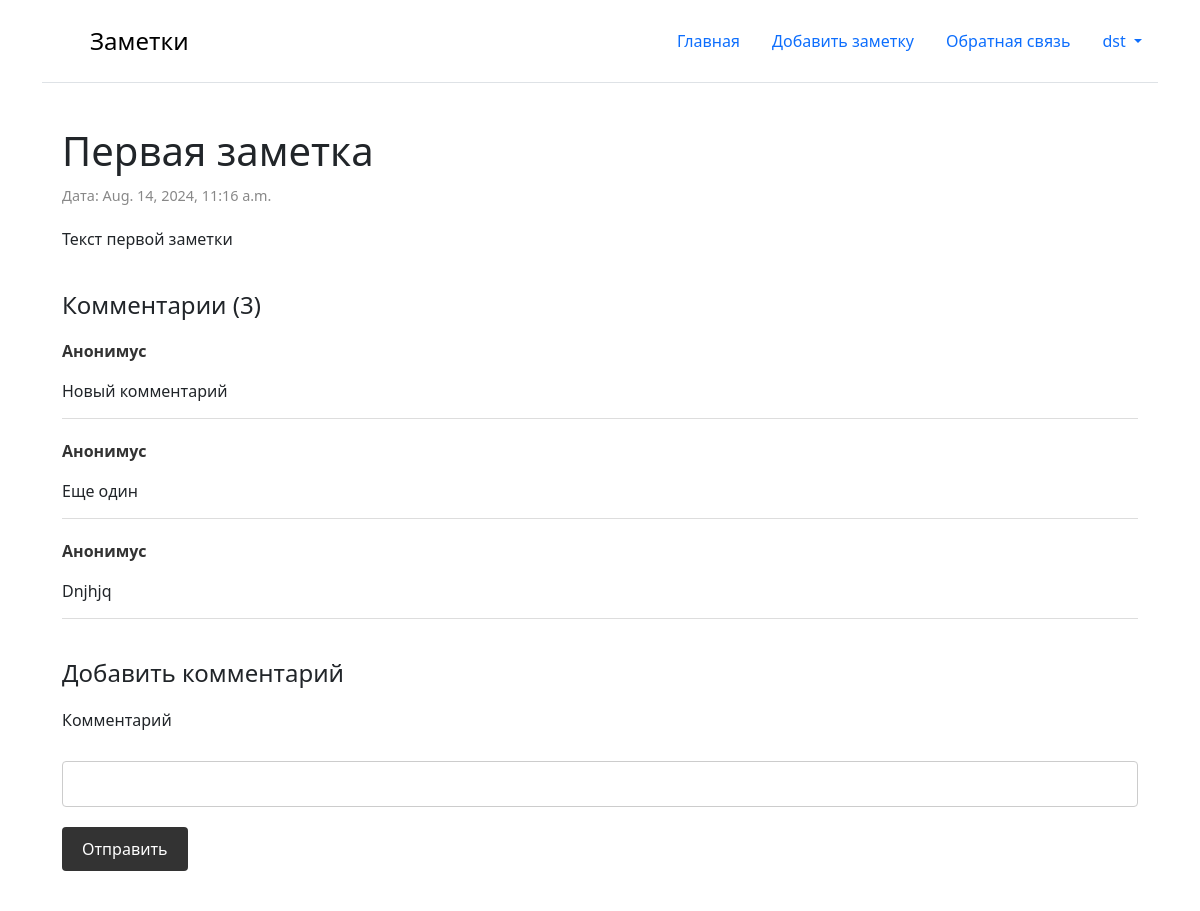
The page /1 (signed in) on the database its author committed.
### core/models.py (models this page shows, shortened)
class Post(models.Model):
    title = models.CharField(max_length=200)
    text = models.TextField()
    created_data = models.DateTimeField(auto_now_add=True)
    category = models.ForeignKey(PostCategory,
                                 blank = True,
                                 null = True,
                                 on_delete=models.SET_NULL,
                                 related_name='category_post')
    class Meta:
        verbose_name = 'Запись'
        verbose_name_plural = 'Записи'

class PostComment(models.Model):
    text = models.TextField(max_length=1000)
    post = models.ForeignKey(Post,
                             on_delete=models.CASCADE,
                             related_name='post_comments')
    class Meta:
        verbose_name = 'Комментарий'
        verbose_name_plural = 'Комментарии'

### core/views.py (the view, shortened to what this page needs)
# urls.py: path('<int:post_id>', post_detail, name='post_detail'),
def post_detail(request, post_id):
    comment_add_form = CommentAddForm()
    post= Post.objects.get(id=post_id)
    comments = PostComment.objects.filter(post=post)
    context = {
        "post": post,
        'comments': comments,
        'comment_add_form': comment_add_form
    }
    return render(request, 'post_detail.html', context)

### core/forms.py
class CommentAddForm(forms.Form):
    text = forms.CharField(max_length=1000, label='Текст')

### templates/post_detail.html (shortened to what this page needs)
{% extends 'base.html' %}
{% block content %}
<div class="container-post">
    <article class="post-content">
        <h1>{{ post.title }}</h1>
        <p class="post-date">Дата: {{ post.created_data }}</p>
        <p>{{ post.text }}</p>
        </article>
    <div class="comments-section">
        <h4>Комментарии ({{comments|length}})</h4>
        {% for comment in comments %}
        <div class="comment">
            <p class="comment-author">Анонимус</p>
            <p class="comment-text">{{ comment.text }}</p>
        </div>
        {% endfor %}
    </div>
    <div class="comment-form">
        <h4>Добавить комментарий</h4>
        <form action="{% url 'post_detail' post.id %}" method="post">
            <label for="{{ comment_add_form.text.id_for_label }}">Комментарий</label><br>
            {{ comment_add_form.text }}
            {{ comment_add_form.text.errors }}<br>
            <button type="submit">Отправить</button>
        </form>
    </div>
</div>
{% endblock %}

### templates/base.html (shortened to what this page needs)
<!DOCTYPE html>
<html lang="en">
<head>
    <link href="https://cdn.jsdelivr.net/npm/bootstrap@5.3.3/dist/css/bootstrap.min.css" rel="stylesheet"
>
</head>
<body>
<div class="container">
    <header class="d-flex flex-wrap justify-content-center py-3 mb-4 border-bottom">
        <a href="{% url 'main' %}" class="d-flex align-items-center mb-3 mb-md-0 me-md-auto link-body-emphasis text-decoration-none">
            <svg class="bi me-2" width="40" height="32">
                <use xlink:href="#bootstrap"></use>
            </svg>
            <span class="fs-4">Заметки</span>
        </a>
        <ul class="nav nav-pills">
            <li class="nav-item"><a class="nav-link" href="{% url 'main' %}">Главная</a></li>
            <li class="nav-item"><a class="nav-link" href="{% url 'post_add' %}">Добавить заметку</a></li>
            <li class="nav-item"><a class="nav-link" href="{% url 'feedback_add' %}">Обратная связь</a></li>
            {% if request.user.is_authenticated %}
            <li class="nav-item dropdown">
                <a class="nav-link dropdown-toggle" href="{% url 'login' %}" role="button" data-bs-toggle="dropdown" aria-expanded="false">
                    {{ user }}
                </a>
            </li>
            {% else %}
            <li class="nav-item"><a class="nav-link" href="{% url 'login' %}">Войти</a></li>
            {% endif %}
        </ul>
    </header>
    {% block content %}
    {% endblock %}
</div>
</body>
</html>

### templates/base.html (style rules this page uses)
h1, h2 { margin: 0; padding-bottom: 10px; }
ul { list-style-type: none; padding: 0; }
ul li { padding: 5px 0; }
ul li a { text-decoration: none; color: #333; }
.container-post { max-width: 1200px; margin: 20px auto; padding: 20px; background-color: #fff; border-radius: 8px; }
.post-content { margin-bottom: 40px; }
.post-date { color: #888; font-size: 0.9em; margin-bottom: 20px; }
.comments-section { margin-top: 40px; }
.comments-section h4 { margin-bottom: 20px; }
.comment { margin-bottom: 20px; padding-bottom: 15px; border-bottom: 1px solid #ddd; }
.comment-author { font-weight: bold; color: #333; }
.comment-text { margin: 0; }
.comment-form { margin-top: 40px; }
.comment-form h4 { margin-bottom: 20px; }
.comment-form label { display: block; margin-bottom: 5px; }
.comment-form input, .comment-form textarea { width: 100%; padding: 10px; margin-bottom: 20px; border: 1px solid #ccc; border-radius: 4px; box-sizing: border-box; }
.comment-form button { background-color: #333; color: #fff; padding: 10px 20px; border: none; border-radius: 4px; cursor: pointer; }

### rows shown on the page
Post: title "Первая заметка", created_data "Aug. 14, 2024, 11:16 a.m.", text "Текст первой заметки"
PostComment: text "Новый комментарий"
PostComment: text "Еще один"
PostComment: text "Dnjhjq"

### other values the page prints
{{ user }} "dst"
{{ comments|length }} "3"
